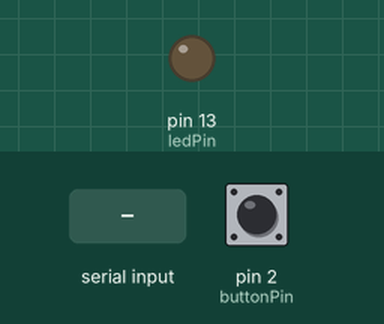
Simulated run of this sketch. Board: Arduino Uno, built with avr-gcc and run on an emulated ATmega328P. On the bench: output pins drawn as LEDs (lit = HIGH). The test bench sets the inputs (shaded band); at power-on: pin 2 (buttonPin) LOW.

Above: at 1.2 s.
1.3 s: "1" received over the second serial link
At 2.1 s:
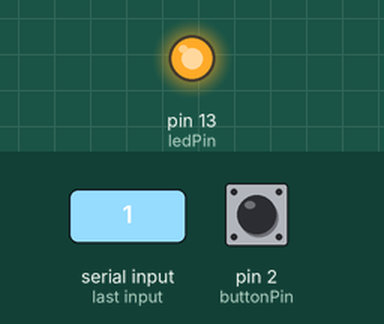
2.8 s: "0" received over the second serial link
At 3.3 s:
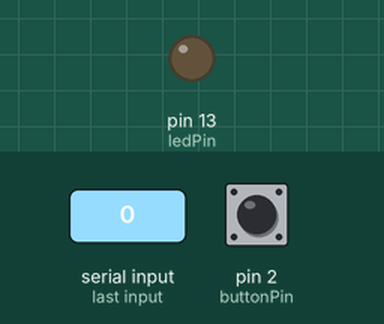
Timing chart, 0 to 5.8 s (numbered marks = the images above; inputs shaded):
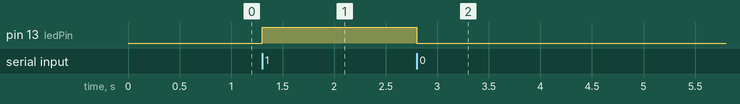

Measured:
- after the input at 1.3 s, pin 13 (ledPin): LOW → HIGH at once
- after the input at 2.8 s, pin 13 (ledPin): HIGH → LOW at once

The sketch:

Advanced3-3.ino
```cpp
#include <SoftwareSerial.h>

// 建立軟體序列埠物件 (RX: 10, TX: 11)
SoftwareSerial BTSerial(10, 11);

const int ledPin = 13;
const int buttonPin = 2;
bool lastButtonState = LOW;

void setup() {
  pinMode(ledPin, OUTPUT);
  pinMode(buttonPin, INPUT);
  BTSerial.begin(9600);
}

void loop() {
  // --- 1. 接收 C# 透過藍牙傳來的指令 ---
  if (BTSerial.available() > 0) {
    char command = BTSerial.read();
    if (command == '1') {
      digitalWrite(ledPin, HIGH);
    } else if (command == '0') {
      digitalWrite(ledPin, LOW);
    }
  }

  // --- 2. 偵測實體按鈕並透過藍牙回傳 ---
  bool currentButtonState = digitalRead(buttonPin);

  if (currentButtonState != lastButtonState) {
    delay(50);
    currentButtonState = digitalRead(buttonPin);

    if (currentButtonState != lastButtonState) {
      if (currentButtonState == HIGH) {
        BTSerial.println("Pressed");
      } else {
        BTSerial.println("Released");
      }
      lastButtonState = currentButtonState;
    }
  }
}
```
